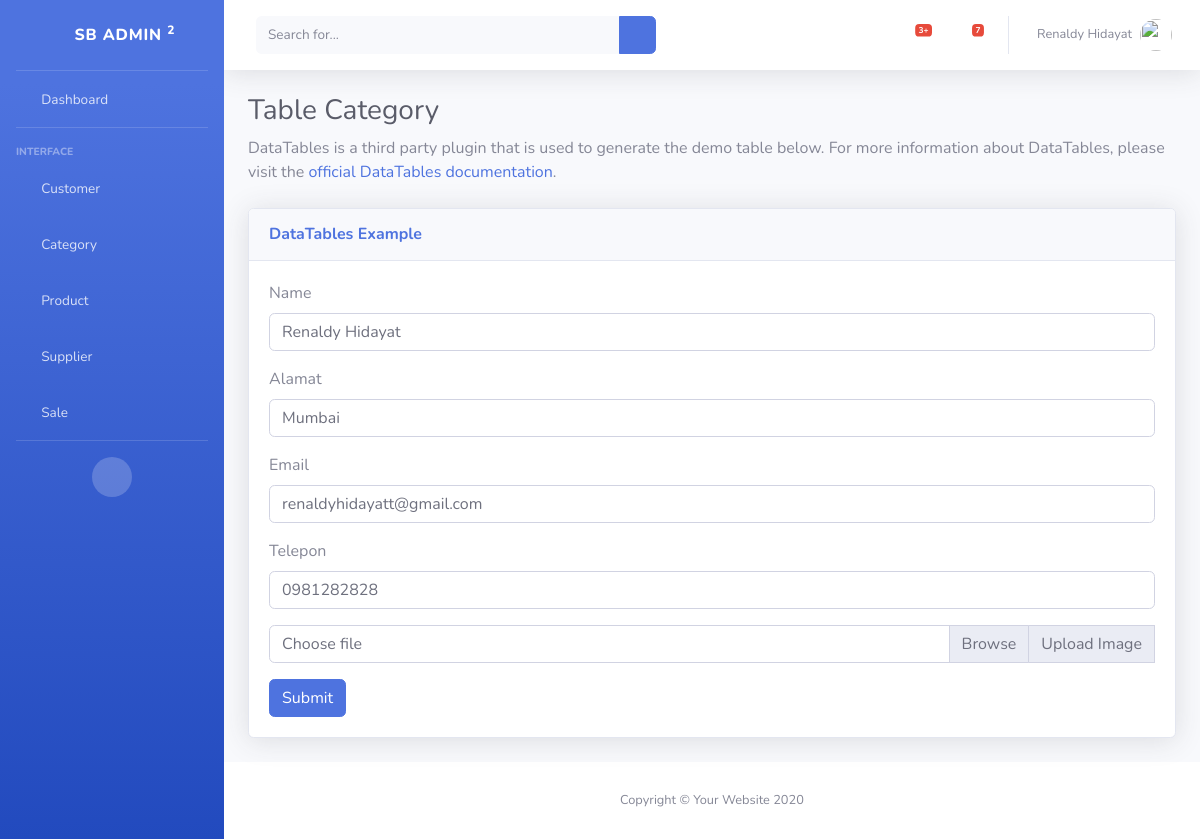
/supplier/update/2 (signed in), run on the app's committed database.
### apps/users/models.py (models this page shows, shortened)
class Users(AbstractBaseUser, Timestamp, PermissionsMixin):
    first_name = models.CharField(max_length=100)
    last_name = models.CharField(max_length=100)
    email = models.EmailField(max_length=200, unique=True)
    phone_number = models.CharField(max_length=13)
    is_admin = models.BooleanField(default=False)
    is_staff = models.BooleanField(default=False)
    is_superuser = models.BooleanField(default=False)
    USERNAME_FIELD = "email"
    REQUIRED_FIELDS = ["first_name", "last_name"]
    objects = UserManager()

### apps/supplier/models.py (models this page shows, shortened)
class Supplier(Timestamp):
    name = models.CharField(max_length=50)
    alamat = models.CharField(max_length=35)
    email = models.EmailField(unique=False, max_length=20)
    telepon = models.CharField(max_length=10)
    image = models.ImageField(upload_to="supplier/image", default="image/default.png")

### apps/supplier/views.py (the view, shortened to what this page needs)
class SupplierUpdateView(LoginRequiredMixin, View):
    def get(self, request, id):
        supplier = Supplier.objects.get(id=id)
        form = SupplierForm(instance=supplier)
        context = {"supplier": supplier, "form": form}
        return render(request, "supplier/update.html", context)

### apps/supplier/forms.py
class SupplierForm(forms.ModelForm):
    name = forms.CharField(widget=forms.TextInput(attrs={"class": "form-control"}))
    alamat = forms.CharField(widget=forms.TextInput(attrs={"class": "form-control"}))
    email = forms.EmailField(widget=forms.EmailInput(attrs={"class": "form-control"}))
    telepon = forms.IntegerField(
        widget=forms.NumberInput(attrs={"class": "form-control"})
    )
    image = forms.ImageField(
        widget=forms.FileInput(attrs={"class": "custom-file-input"})
    )
    class Meta:
        model = Supplier
        fields = ["name", "alamat", "email", "telepon", "image"]

### public/templates/supplier/update.html (shortened to what this page needs)
{% extends 'layouts/base.html' %} {% block content %}
<h1 class="h3 mb-2 text-gray-800">Table Category</h1>
<p class="mb-4">
  DataTables is a third party plugin that is used to generate the demo table
  below. For more information about DataTables, please visit the
  <a target="_blank" href="https://datatables.net"
    >official DataTables documentation</a
  >.
</p>
<div class="card shadow mb-4">
  <div class="card-header py-3">
    <h6 class="m-0 font-weight-bold text-primary">DataTables Example</h6>
  </div>
  <div class="card-body">
    <form
      action="{% url 'supplierupdate' supplier.id %}"
      method="post"
      enctype="multipart/form-data"
    >
      <div class="form-group">
        <label for="Name">Name</label>
        {{form.name}}
      </div>
      <div class="form-group">
        <label for="Alamat">Alamat</label>
        {{form.alamat}}
      </div>
      <div class="form-group">
        <label for="Email">Email</label>
        {{form.email}}
      </div>
      <div class="form-group">
        <label for="Telepon">Telepon</label>
        {{form.telepon}}
      </div>
      <div class="input-group mb-3">
        <div class="custom-file">
          <label
            class="custom-file-label"
            for="inputGroupFile02"
            aria-describedby="inputGroupFileAddon02"
            >Choose file</label
          >
        </div>
        <div class="input-group-append">
          <span class="input-group-text" id="inputGroupFileAddon02"
            >Upload Image</span
          >
        </div>
      </div>
      <button class="btn btn-primary btn-md">Submit</button>
    </form>
  </div>
</div>
{% endblock %}

### public/templates/layouts/topbar.html (shortened to what this page needs)
<nav
  class="navbar navbar-expand navbar-light bg-white topbar mb-4 static-top shadow"
>
  <form
    class="d-none d-sm-inline-block form-inline mr-auto ml-md-3 my-2 my-md-0 mw-100 navbar-search"
  >
    <div class="input-group">
      <input
        type="text"
        class="form-control bg-light border-0 small"
        placeholder="Search for..."
        aria-label="Search"
        aria-describedby="basic-addon2"
      />
      <div class="input-group-append">
        <button class="btn btn-primary" type="button">
          <i class="fas fa-search fa-sm"></i>
        </button>
      </div>
    </div>
  </form>
  <ul class="navbar-nav ml-auto">
    <li class="nav-item dropdown no-arrow mx-1">
      <a
        class="nav-link dropdown-toggle"
        href="#"
        id="alertsDropdown"
        role="button"
        data-toggle="dropdown"
        aria-haspopup="true"
        aria-expanded="false"
      >
        <i class="fas fa-bell fa-fw"></i>
        <span class="badge badge-danger badge-counter">3+</span>
      </a>
    </li>
    <li class="nav-item dropdown no-arrow mx-1">
      <a
        class="nav-link dropdown-toggle"
        href="#"
        id="messagesDropdown"
        role="button"
        data-toggle="dropdown"
        aria-haspopup="true"
        aria-expanded="false"
      >
        <i class="fas fa-envelope fa-fw"></i>
        <span class="badge badge-danger badge-counter">7</span>
      </a>
    </li>
    <li class="nav-item dropdown no-arrow">
      <a
        class="nav-link dropdown-toggle"
        href="#"
        id="userDropdown"
        role="button"
        data-toggle="dropdown"
        aria-haspopup="true"
        aria-expanded="false"
      >
        <span class="mr-2 d-none d-lg-inline text-gray-600 small"
          >{{request.user.first_name}} {{request.user.last_name}}</span
        >
        <img
          class="img-profile rounded-circle"
          src="/static/img/undraw_profile.svg"
        />
      </a>
    </li>
  </ul>
</nav>

### data on the page
Users: user.first_name "Renaldy", user.last_name "Hidayat"
Supplier: name "Renaldy Hidayat", alamat "Mumbai", email "renaldyhidayatt@gmail.com", telepon "0981282828"
